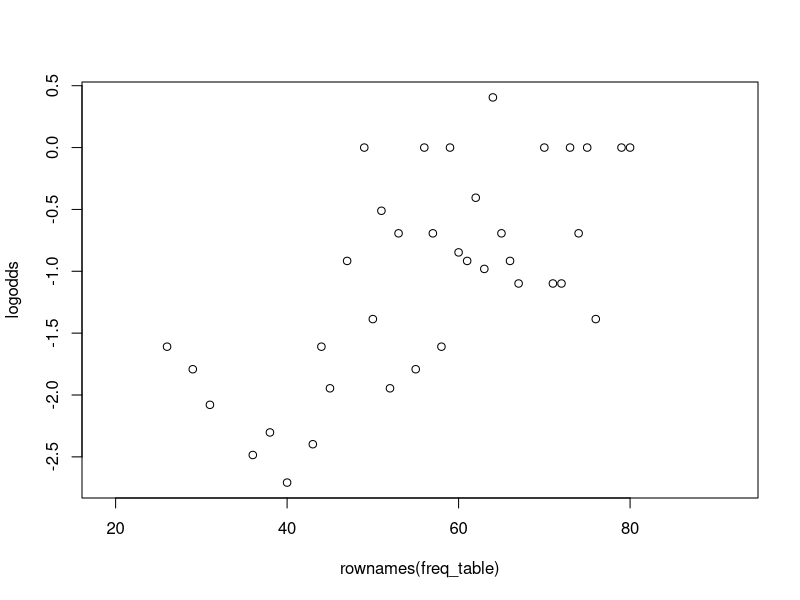
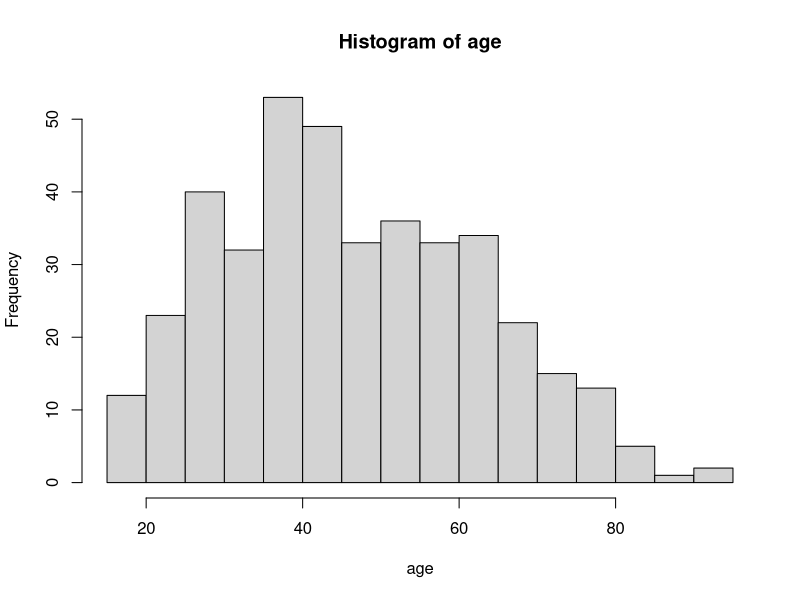
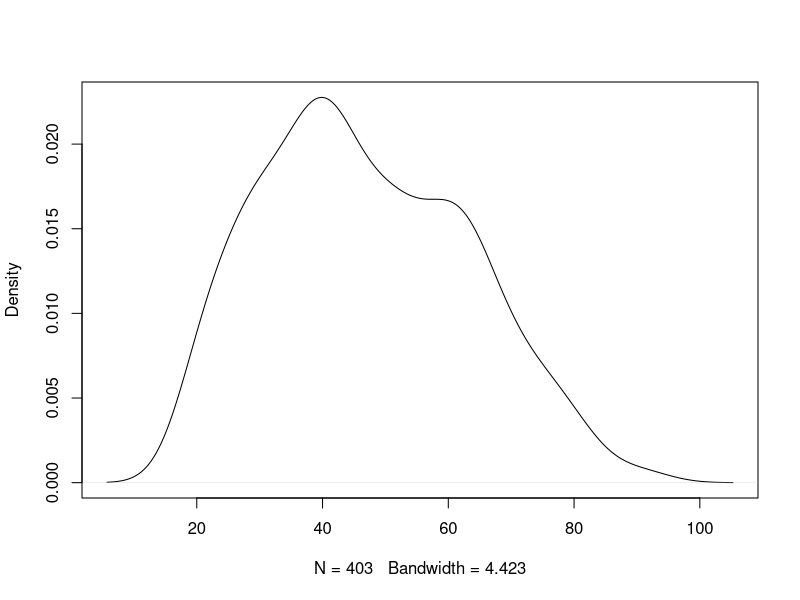
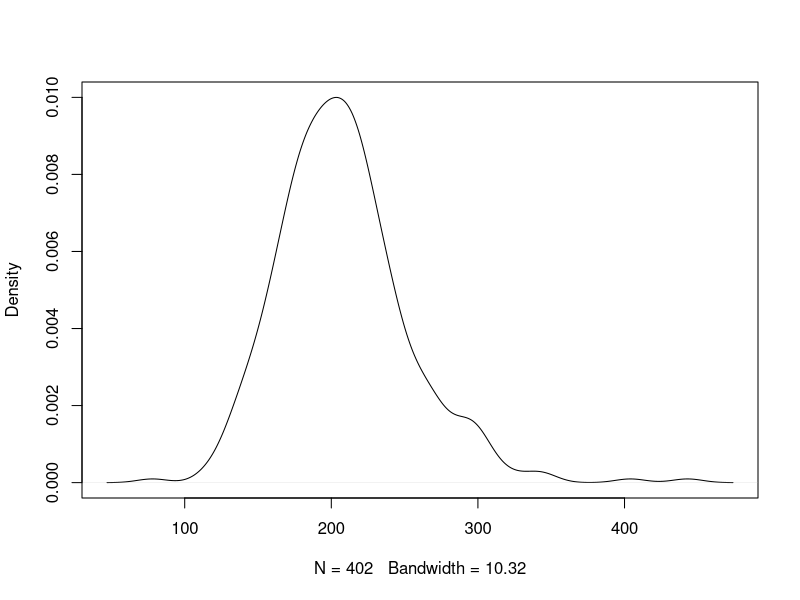
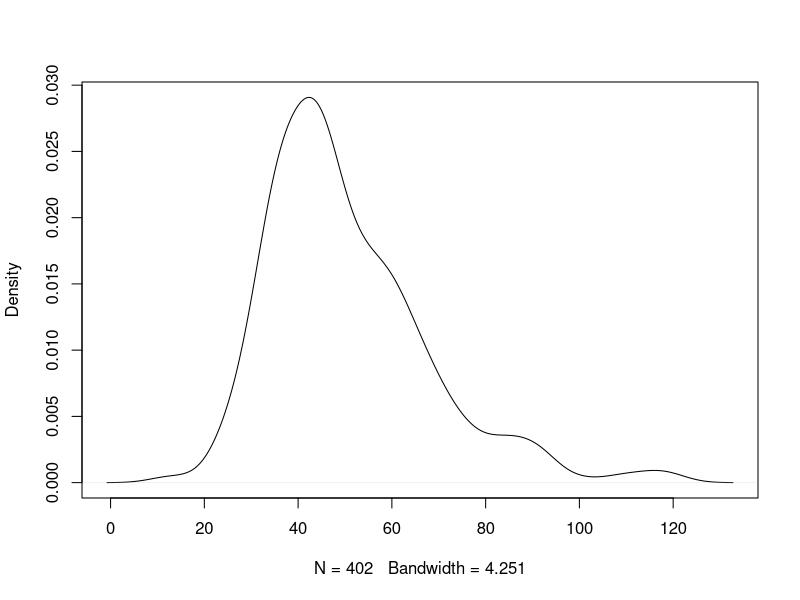
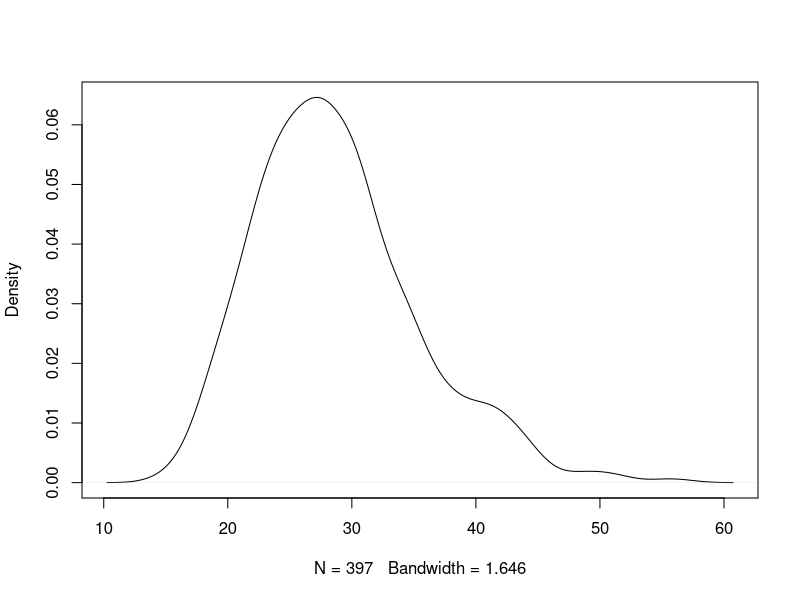
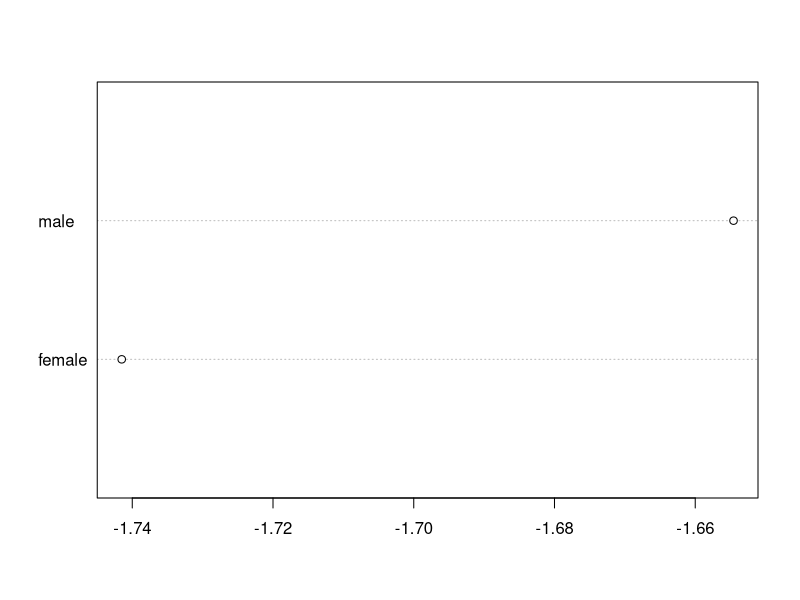
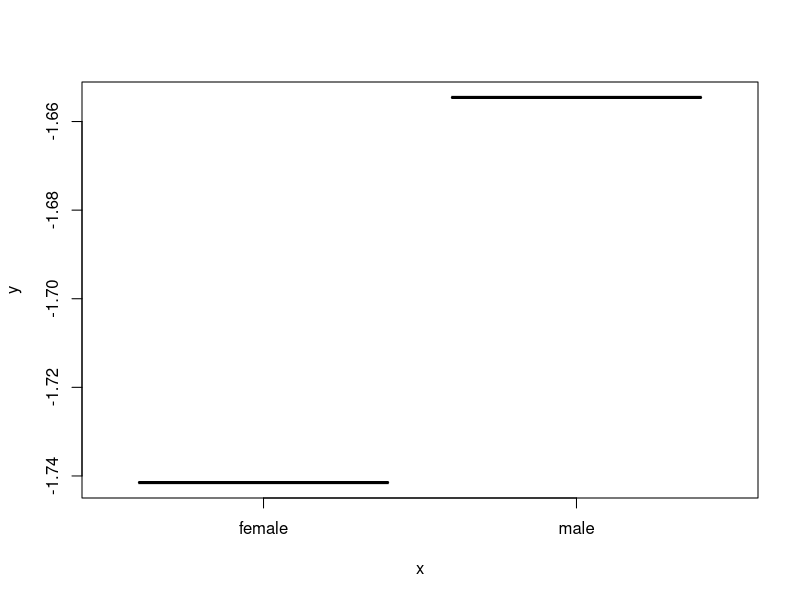

Source code (R) for these figures, in order:
## ---- chunk 1
data <- read.csv("diabetes.csv", header = TRUE, sep = ",")
dim(data) #check that the import worked properly (this will give the number of rows then the number of columns)
colnames(data) #gives us the column names read into the data
## ---- chunk 2
chol <- data["chol"] #continuous variable
gender <- as.factor(data[,"gender"]) #categorical variable
dm <- as.factor(data[,"dm"])
## ---- chunk 3
gt <- table(gender) #stores the tabulation for further manipulation
addmargins(gt) #adds margins summing up the totals and printing the results
## ---- chunk 4
round(prop.table(gt), digits = 3) #proportions rounded to the third decimal place
round(100*prop.table(gt), digits = 1) #make it even easier with percentages rounded to first decimal place
## ---- chunk 5
dm2 <- factor(dm, exclude = NULL) #create a new factor from the old
table(dm2) #displays the counts including the missings (NAs)
## ---- chunk 6
summary (chol)
## ---- chunk 7
height <- data[,"height"]
weight <- data[,"weight"]
summary(height)
summary(weight)
## ---- chunk 8
height.si <- height*0.0254
weight.si <- weight*0.453592
bmi <- weight.si/height.si^2
summary(bmi)
## ---- chunk 9
bmi_cat <- ifelse(bmi < 18.5, "underweight",
                  ifelse(bmi >= 18.5 & bmi <= 25, "normal",
                         ifelse(bmi > 25 & bmi <= 30, "overweight",
                                ifelse(bmi > 30, "obese", NA))))
table(bmi_cat, exclude = NULL) #verify the categorization worked appropriately and include NAs
## ---- chunk 10
dm_by_bmi_cat <- table(bmi_cat, dm2, exclude = NULL) #frequencies of diabetes by BMI category
dm_by_bmi_cat #print results
round(100*prop.table(dm_by_bmi_cat, margin = 1), digits = 1) #with row percentages instead of frequencies. Margins argument specifies if the       frequencies are by rows or columns.
## ---- chunk 11
age <- data[,"age"]
age_cat <- ifelse(age < 45, "Under 45",
                  ifelse(age >= 45 & age <= 64, "45-64",
                         ifelse(age >= 65 & age <= 74, "65-74",
                                ifelse(age >= 75, "75 and Over", NA))))
age_by_gender <- table(age_cat, gender, exclude = NULL)
## ---- chunk 12
round(100*prop.table(age_by_gender), digits = 1)
## ---- chunk 13
table(age, exclude = NULL)
table(gender, exclude = NULL)
## ---- chunk 14
glm(dm ~ 1, family = binomial (link = logit)) #The '1' indicates there is only an intercept term in the model.
## ---- chunk 15
m <- glm(dm ~ 1, family = binomial (link = logit))
summary(m)
## ---- chunk 16
m <- glm(dm ~ gender, family = binomial (link = logit))
summary(m)
## ---- chunk 17
m <- glm(dm ~ age, family = binomial (link = logit))
summary(m)
## ---- chunk 18
dm_by_age <- table (age, dm) #create a cross tabulation of age and diabetes status
freq_table <- prop.table(dm_by_age, margin = 1) #output the frequencies of diabetes status by age
odds <- freq_table[,"yes"]/freq_table[,"no"] #calculate the odds of having diabetes
logodds <- log(odds) #calculate the log odds
plot(rownames(freq_table), logodds) #plot the ages found in the sample against the log odds of having diabetes
## ---- chunk 19
contrasts(gender)
## ---- chunk 20
levels(gender)
## ---- chunk 21
gender <- relevel(gender, ref = "male")
levels(gender)
m <- glm(dm ~ gender, family = binomial (link = logit))
summary(m)
## ---- chunk 22
m$coefficients #see the model's coefficients
exp(m$coefficients) #produce the odds ratios for all coefficients
## ---- chunk 23
location <- data[,"location"]
dm_by_location <- table(dm, location) #don't include the 'exclude' argument since we only want those with a diabetes status
dm_by_location
round(100*prop.table(dm_by_location, margin = 2), digits = 1)
## ---- chunk 24
m <- glm(dm ~ location, family = binomial (link = logit))
summary(m)
## ---- chunk 25
exp(m$coefficients)
## ---- chunk 26
hist(age, breaks = 12) #you can include a breaks argument to change the way it is grouped
## ---- chunk 27
d <- density(age)
plot(d, main = "") #gives warnings but the “main” argument suppresses the ugly default title
## ---- chunk 28
#chol
summary(chol)
chol.no.na <- chol[is.na(chol) == 0]
d <- density(chol.no.na)
plot(d, main = "")

#HDL
hdl <- data[,"hdl"]
summary(hdl)
hdl.no.na <- hdl[is.na(hdl) == 0]
d <- density(hdl.no.na)
plot(d, main = "")

#BMI
summary(bmi)
bmi.no.na <- bmi[is.na(bmi) == 0]
d <- density(bmi.no.na)
plot(d, main = "")

#gender
gender <- as.factor(data[,"gender"]) #define gender as a variable
dm_by_gender <- table(gender, dm) #cross tabulation - excluding the NA values because there are not many
dm_by_gender_prop <- prop.table(dm_by_gender, margin = 1) #proportion of diabetes status by gender
odds_gender <- dm_by_gender_prop[,"yes"]/dm_by_gender_prop[,"no"] #odds of having diabetes by gender
logodds_gender <- log(odds_gender) #log odds calculation
dotchart(logodds_gender)
## ---- chunk 29
plot(as.factor(names(logodds_gender)), logodds_gender)
## ---- chunk 30
#we already wrote the code for age and dm_by_age earlier in this course
dm_by_age_prop <- prop.table(dm_by_age, margin = 1)
odds_age <- dm_by_age_prop[,"yes"]/dm_by_age_prop[,"no"]
logodds_age <- log(odds_age)
plot(rownames(dm_by_age_prop), logodds_age)

#next we will look at this by the age groups we made earlier in the course
dm_by_age_cat <- table(age_cat, dm)
dm_by_age_cat_prop <- prop.table(dm_by_age_cat, margin = 1)
odds_age_cat <- dm_by_age_cat_prop[,"yes"]/dm_by_age_cat_prop[,"no"]
logodds_age_cat <- log(odds_age_cat)
dotchart(logodds_age_cat)
## ---- chunk 31
summary(chol)
chol.no.na <- chol[is.na(chol)==0]
d <- density(chol.no.na)
plot(d, main = "")
## ---- chunk 32
m <- glm(dm ~ age + gender + bmi, family=binomial (link=logit))
summary(m)
exp(confint(m))
## ---- chunk 33
chol <- data[,"chol"]
insurance <- as.factor(data[,"insurance"])
m <- glm(dm ~ age + chol + insurance, family = binomial(link = logit))
summary(m)
exp(m$coefficients)
exp(confint(m))
## ---- chunk 34
# design your logistic regression 
full_model <- glm(dm ~ age + chol + insurance, family = binomial(link = logit)) 
 
# analyse table of deviance 
anova(full_model, test = "Chisq")
## ---- chunk 35
dm <- as.factor(data[,"dm"])
insurance <- as.factor(data[,"insurance"])
fh <- as.factor(data[,"fh"]) # 1=FH, 0=no FH 
smoking <- as.factor(data[,"smoking"]) # 1,2,3 
chol <- data[,'chol'] 
hdl <- data[,'hdl'] 
ratio <- data[,'ratio'] 
location <- as.factor(data[,'location']) 
age <- data[,'age'] 
gender <- as.factor(data[,'gender']) 
frame <- as.factor(data[,'frame']) 
systolic <- data[,'bp.1s'] 
diastolic <- data[,'bp.1d']

model <- glm(dm ~ age + bmi + chol + hdl + systolic + diastolic, family = binomial(link = logit))
summary(model)
anova(model, test = "Chisq")
## ---- chunk 36
model2 <- glm(dm ~ age + bmi + chol + hdl, family = binomial(link = logit))
summary(model2)
anova(model2, test = "Chisq")
## ---- chunk 37
model3 <- glm(dm ~ age + bmi + chol + hdl + systolic + diastolic + gender + location + frame + insurance + smoking, family = binomial(link=logit))
summary(model3)
